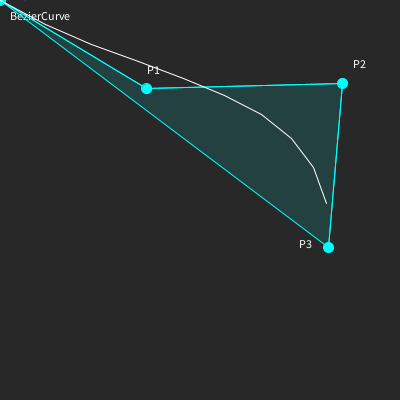
Frame 1 (no input)
Frame 60 (the mouse pressed at the canvas centre just before this capture): identical to frame 1, image omitted
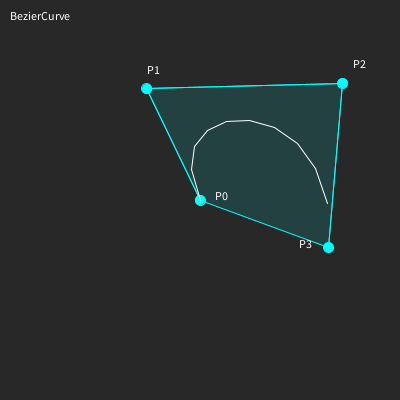
Frame 120 (the mouse held since frame 60 and released just before this capture)

The Processing sketch that drew these frames (run headless with seeded random() and noise(); from frame 60 on, the mouse is pressed at the canvas centre):

// Processing sketch: sketch_4_2
// ── sketch_4_2.pde
class BezierCurve {

    PVector P0, P1, P2, P3;
    PVector[] R;
    int tn;

    BezierCurve() {
        P0 = new PVector();
        P0.x =  0;
        P0.y =  0;
        P1 = new PVector();
        P1.x = random(50, 200);
        P1.y =  random(50, 200);
        P2 = new PVector();
        P2.x = random(200, 350);
        P2.y = random(0, 350);
        P3 = new PVector();
        P3.x = random(200, 350);
        P3.y = random(200, 350);

        tn = 10;
        R = new PVector[tn];
    }

    void draw() {

        int   i, tt;
        float t=0.0;
        float ts = (float)1 / tn;
        float B30t, B31t, B32t, B33t;

        stroke(0, 255, 255);
        fill(0, 255, 255, 30);
        quad(P0.x, P0.y, P1.x, P1.y, P2.x, P2.y, P3.x, P3.y);
        line(P0.x, P0.y, P1.x, P1.y);
        line(P1.x, P1.y, P2.x, P2.y);
        line(P2.x, P2.y, P3.x, P3.y);

        fill(0, 255, 255);
        ellipse(P0.x, P0.y, 10, 10);
        ellipse(P1.x, P1.y, 10, 10);
        ellipse(P2.x, P2.y, 10, 10);
        ellipse(P3.x, P3.y, 10, 10);

        // text control points
        fill(255, 255, 255);
        text("P0", P0.x+15, P0.y   ); // p0
        text("P1", P1.x, P1.y-15); // p1
        text("P2", P2.x+10, P2.y-15); // p2
        text("P3", P3.x-30, P3.y   ); // p3

        noFill();
        stroke(255, 255, 255);

        for (tt = 0; tt < tn; tt+=1) {
            B30t =    (1-t)*(1-t)*(1-t);
            B31t =  3*(1-t)*(1-t)      *t;
            B32t =  3*(1-t)*            t*t;
            B33t =                      t*t*t;
            R[tt] = new PVector();
            R[tt].x = B30t*P0.x+B31t*P1.x+B32t*P2.x+B33t*P3.x;
            R[tt].y = B30t*P0.y+B31t*P1.y+B32t*P2.y+B33t*P3.y;
            if (tt != 0) line(R[tt-1].x, R[tt-1].y, R[tt].x, R[tt].y);
            t = t + ts;
        }
    }
}

BezierCurve b0;
void setup() {
    size(400, 400);
    b0 = new BezierCurve();
}

void draw() {
    background(40);

    text("BezierCurve", 10, 20);

    b0.P0.x = mouseX;
    b0.P0.y = mouseY;

    b0.draw();
}
